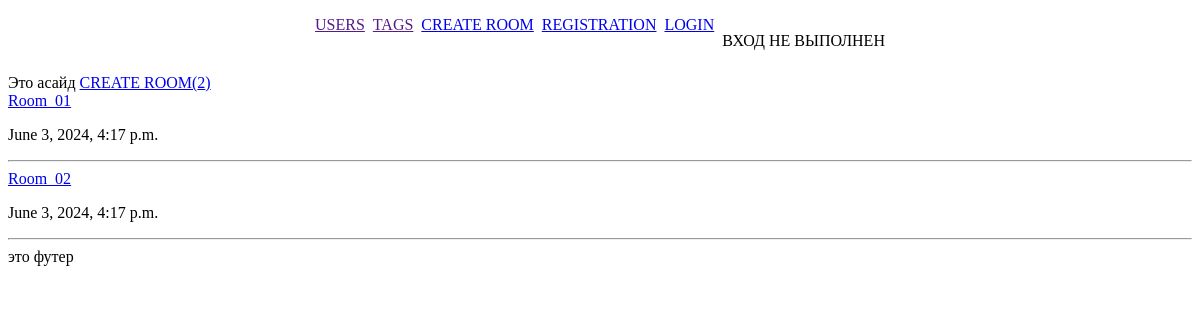
The app's page /, older data.
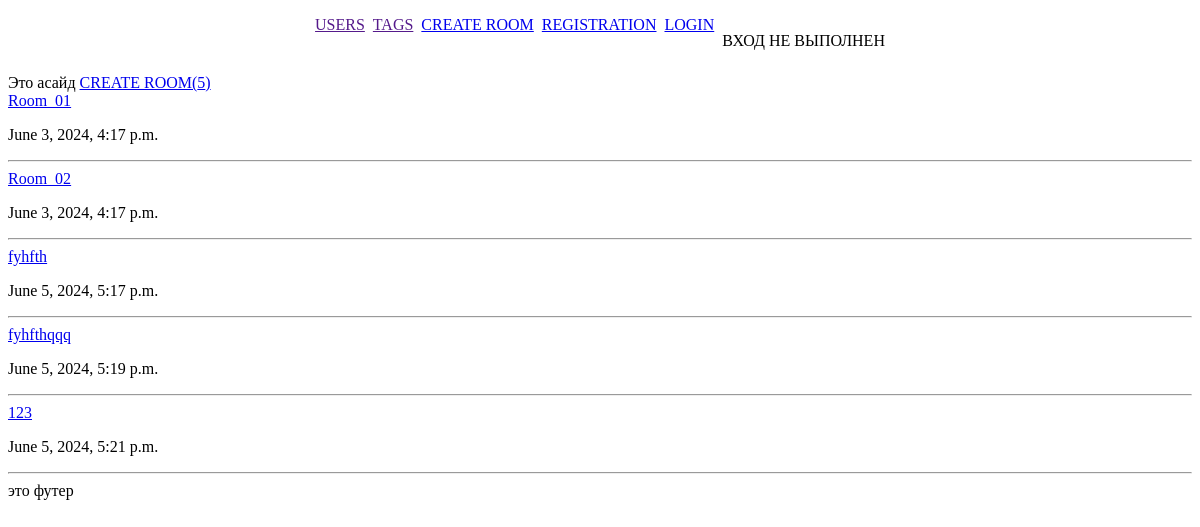
The same page, newer data.
### main/models.py (models this page shows, shortened)
class Room(models.Model):
    name = models.CharField(max_length=100)
    text = models.TextField(max_length=1000)
    created_at = models.DateTimeField(auto_now_add=True)
    updated_at = models.DateTimeField(auto_now=True)

### main/views.py (the view)
# urls.py: path("", views.index, name="home"),
def index(request):
    rooms = Room.objects.all()
    context = {
        'rooms': rooms,
        'count_rooms': len(rooms),
    }
    return render(request, 'index.html', context)

### templates/index.html
{% extends "menu/main.html" %}
{% block content %}
<a href="{% url "create_room"  %}">CREATE ROOM({{count_rooms}})</a>
<div>
    {% for room in rooms %}
    <div>
            <a href="{% url "view_room"  room.id %}">
            {{ room.name }}
        </a>
        <p>
            {{ room.created_at }}
        </p>
    </div>
    <hr>
    {% endfor %}
</div>
{% endblock content %}

Row changes from the older to the newer data that the page shows:
added Room: name "fyhfth", created_at "June 5, 2024, 5:17 p.m."
added Room: name "fyhfthqqq", created_at "June 5, 2024, 5:19 p.m."
added Room: name "123", created_at "June 5, 2024, 5:21 p.m."
Text that changed along with them:
{{ count_rooms }}: "2" → "5"
